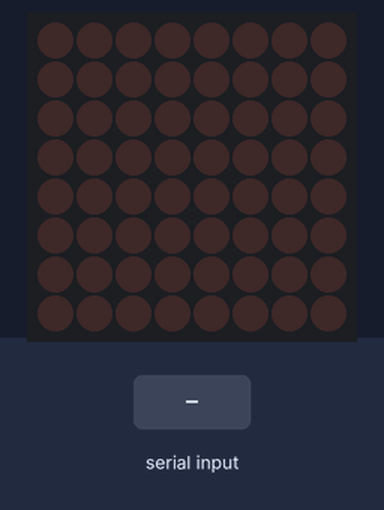
A sketch run on a simulated ESP32. Shown: 8×8 LED matrix. The test bench sets the inputs (shaded band). Nothing arrives over Bluetooth unless stated; what the sketch prints to the serial monitor is not drawn.

Above: at 1.2 s.
1.3 s: "1" received over the second serial link
At 1.35 s:
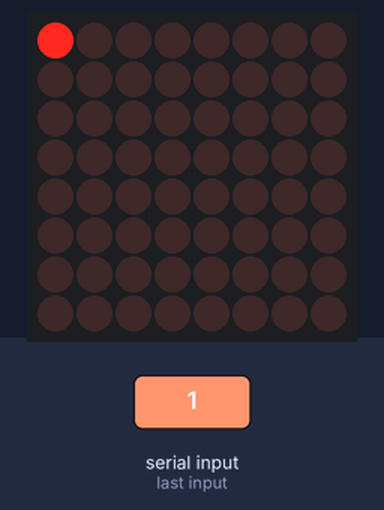
2.9 s: "0" received over the second serial link
4.5 s: "2" received over the second serial link
Timing chart, 0 to 7.5 s (numbered marks = the images above; inputs shaded):
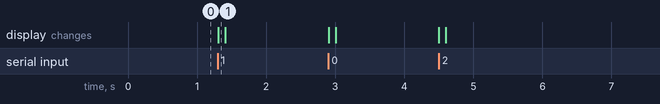

Measured:
- after the input at 1.3 s, the display: changes at once (image 1)

The sketch:

main.ino
```cpp
#include "LedControl.h"
#include "BluetoothSerial.h"

#define P_DISPLAY_DIN 16
#define P_DISPLAY_CLK 17
#define P_DISPLAY_CS 18

#if !defined(CONFIG_BT_ENABLED) || !defined(CONFIG_BLUEDROID_ENABLED)
#error Bluetooth is not enabled! Please run `make menuconfig` to and enable it
#endif

BluetoothSerial SerialBT;
LedControl lc = LedControl(P_DISPLAY_DIN,P_DISPLAY_CLK,P_DISPLAY_CS,1);
byte displayBuffer[8]={0,0,0,0,0,0,0,0};


void setup() {
 Serial.begin(115200);
  SerialBT.begin("PotolCore"); //Bluetooth device name
 Serial.println("The device started, now you can pair it with bluetooth!");

    /*
   The MAX72XX is in power-saving mode on startup,
   we have to do a wakeup call
   */
  lc.shutdown(0,false);
  /* Set the brightness to a medium values */
  lc.setIntensity(0,2);
  /* and clear the display */
  lc.clearDisplay(0);


}

void loop() {

  // if (Serial.available()) {
  //   SerialBT.write(Serial.read());
  // }
  if (SerialBT.available()) {
   blinkLed();
    uint8_t a = SerialBT.read();

    Serial.println("Received #" + String(a) +"#");


    // SerialBT.write(a+1);
  }

  // for(int i=0; i<8; i++){
  //   for(int j=0; j<8; j++){
  //     setCoOrdinates(i,j);
  //     flashDisplayBuffer();
  //     delay(200);
  //   }
  // }

  delay(10);

}

void setCoOrdinates(uint8_t x, uint8_t y){

  for(int i=0; i<8; i++){
    if(i == y)
      displayBuffer[y] = B00000001 << x;
    else
      displayBuffer[i] = 0;
  }


}

void flashDisplayBuffer(){
  for(int i=0; i<8; i++){
//    lc.setRow(0, i, displayBuffer[i]);
  }
}

void blinkLed(){
  lc.setLed(0, 0, 0, 1);
  delay(100);
  lc.setLed(0, 0, 0, 0);
}
```
